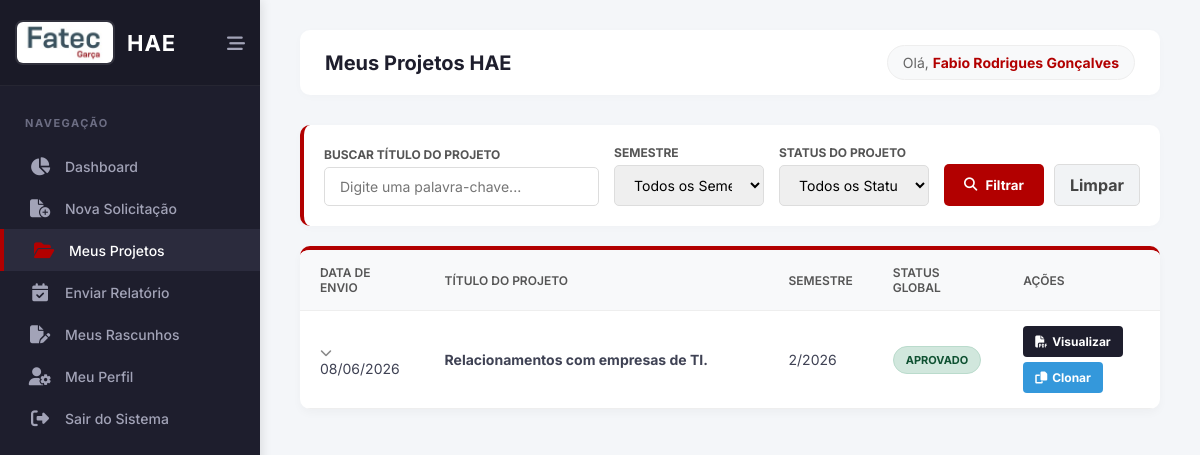
/meus_projetos.php (signed in), run on an earlier commit of the app's database.
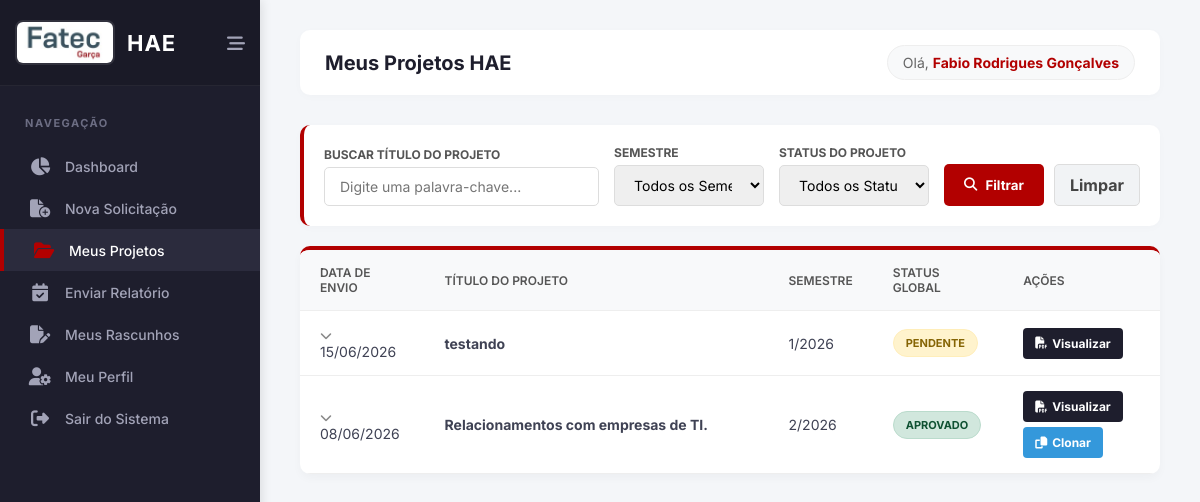
And on a later commit of the database.
### tables this page shows
CREATE TABLE `solicitacoes_hae` (
  `id` int(11) NOT NULL,
  `professor_id` int(11) NOT NULL,
  `coordenador_alvo_id` int(11) DEFAULT NULL,
  `coordenador_indicado_id` int(11) DEFAULT NULL,
  `coordenador_id` int(11) DEFAULT NULL,
  `diretor_id` int(11) DEFAULT NULL,
  `parecer_coordenador` text DEFAULT NULL,
  `data_aprovacao_coordenador` date DEFAULT NULL,
  `data_parecer_coordenador` date DEFAULT NULL,
  `semestre` varchar(10) NOT NULL,
  `quantidade_horas` int(11) NOT NULL,
  `horas_aprovadas` int(11) DEFAULT NULL,
  `titulo_projeto` varchar(150) NOT NULL,
  `projeto_anterior` tinyint(1) DEFAULT 0,
  `nome_projeto_anterior` varchar(150) DEFAULT NULL,
  `objetivos_escola` text DEFAULT NULL,
  `horas_aula` int(11) NOT NULL,
  `horas_atividade` int(11) NOT NULL,
  `horas_especificas` int(11) NOT NULL,
  `total_semanal` int(11) NOT NULL,
  `total_mensal` int(11) NOT NULL,
  `categoria` varchar(255) NOT NULL,
  `justificativa` text NOT NULL,
  `objetivo` text NOT NULL,
  `metodologia` text NOT NULL,
  `envolvidos` text NOT NULL,
  `recursos_necessarios` set('Financeiro','Físico','Humano') NOT NULL,
  `detalhamento_recursos` text DEFAULT NULL,
  `cronograma` text NOT NULL,
  `resultados_esperados` text NOT NULL,
  `status_aprovacao` enum('Pendente','Aprovado','Rejeitado') DEFAULT 'Pendente',
  `status_coordenador` varchar(20) DEFAULT 'Pendente',
  `status_diretor` varchar(20) DEFAULT 'Pendente',
  `parecer_diretor` text DEFAULT NULL,
  `data_aprovacao_diretor` date DEFAULT NULL,
  `assinatura_coordenador` varchar(255) DEFAULT NULL,
  `assinatura_diretor` varchar(255) DEFAULT NULL,
  `data_criacao` timestamp NOT NULL DEFAULT current_timestamp()
);

### meus_projetos.php (the view, shortened to what this page needs)
<?php
require 'config/conexao.php';
$usuario_id = $_SESSION['usuario_id'];
$filtro_busca = isset($_GET['busca']) ? trim($_GET['busca']) : '';
$filtro_status = isset($_GET['status_filtro']) ? trim($_GET['status_filtro']) : 'Todos';
$where = ["professor_id = ?"];
$params = [$usuario_id];
$sql_proj = "SELECT * FROM solicitacoes_hae WHERE " . implode(" AND ", $where) . " ORDER BY data_criacao DESC";
$stmt_proj = $pdo->prepare($sql_proj);
$stmt_proj->execute($params);
$projetos_total = $stmt_proj->fetchAll(PDO::FETCH_ASSOC);
$limite_por_pagina = 10;
$pagina_atual_pag = isset($_GET['pagina']) ? (int)$_GET['pagina'] : 1;
$offset = ($pagina_atual_pag - 1) * $limite_por_pagina;
$projetos = array_slice($projetos_total, $offset, $limite_por_pagina);
?>
<!DOCTYPE html>
<html lang="pt-BR">
<head>
    <link rel="stylesheet" href="assets/css/painel.css">
    <link rel="stylesheet" href="https://cdnjs.cloudflare.com/ajax/libs/font-awesome/6.4.0/css/all.min.css">
</head>
<body>
    <aside class="sidebar" id="sidebar">
        <div class="sidebar-header">
            <a href="painel.php" class="brand">
                <img src="img/cps_fatecgarca_logo.jfif" alt="Logo Fatec">
                <h2 class="brand-text">HAE</h2>
            </a>
            <button class="collapse-btn" id="collapse-btn" title="Minimizar Menu"><i class="fa-solid fa-bars-staggered"></i></button>
        </div>
        <nav class="menu">
            <div class="menu-title">Navegação</div>
            <ul>
                <li><a href="painel.php"><i class="fa-solid fa-chart-pie"></i> <span class="menu-text">Dashboard</span></a></li>
                <li><a href="nova_solicitacao.php"><i class="fa-solid fa-file-circle-plus"></i> <span class="menu-text">Nova Solicitação</span></a></li>
                <li><a href="meus_projetos.php" class="active"><i class="fa-solid fa-folder-open"></i> <span class="menu-text">Meus Projetos</span></a></li>
                <li><a href="enviar_relatorio.php"><i class="fa-solid fa-calendar-check"></i> <span class="menu-text">Enviar Relatório</span></a></li>
                <li><a href="meus_rascunhos.php"><i class="fa-solid fa-file-pen"></i> <span class="menu-text">Meus Rascunhos</span></a></li>
                <li><a href="perfil.php"><i class="fa-solid fa-user-gear"></i> <span class="menu-text">Meu Perfil</span></a></li>
                <li><a href="logout.php" class="logout-link"><i class="fa-solid fa-right-from-bracket"></i> <span class="menu-text">Sair do Sistema</span></a></li>
            </ul>
        </nav>
    </aside>
    <main class="main-content">
        <header class="header">
            <div class="header-top">
                <h1>Meus Projetos HAE</h1>
            </div>
            <div class="user-info">Olá, <strong><?php echo htmlspecialchars($_SESSION['usuario_nome']); ?></strong></div>
        </header>
        <form method="GET" class="filter-bar">
            <div class="filter-group" style="flex: 2;">
                <label>Buscar Título do Projeto</label>
                <input type="text" name="busca" placeholder="Digite uma palavra-chave..." value="<?php echo htmlspecialchars($filtro_busca); ?>">
            </div>
            <div class="filter-group">
                <label>Semestre</label>
                <select name="semestre">
                    <option value="Todos">Todos os Semestres</option>
                </select>
            </div>
            <div class="filter-group">
                <label>Status do Projeto</label>
                <select name="status_filtro">
                    <option value="Todos" <?php echo $filtro_status == 'Todos' ? 'selected' : ''; ?>>Todos os Status</option>
                </select>
            </div>
            <div style="display: flex; gap: 10px;">
                <button type="submit" class="btn-filtrar"><i class="fa-solid fa-magnifying-glass"></i> Filtrar</button>
                <a href="meus_projetos.php" class="btn-limpar">Limpar</a>
            </div>
        </form>
        <div class="card-table">
            <div style="overflow-x: auto;">
                <table>
                    <thead>
                        <tr>
                            <th>Data de Envio</th>
                            <th style="width: 40%;">Título do Projeto</th>
                            <th>Semestre</th>
                            <th>Status Global</th>
                            <th>Ações</th>
                        </tr>
                    </thead>
                    <tbody>
                        <?php if (count($projetos) > 0): ?>
                            <?php foreach ($projetos as $proj): ?>
                                <?php
                                    $badge_class = 'badge-pendente';
                                    if($proj['status_aprovacao'] == 'Aprovado') $badge_class = 'badge-aprovado';
                                ?>
                                <tr class="linha-mestra" id="mestra_<?php echo $proj['id']; ?>" onclick="toggleGaveta(<?php echo $proj['id']; ?>)">
                                    <td><i class="fa-solid fa-chevron-down icone-expandir"></i> <?php echo date('d/m/Y', strtotime($proj['data_criacao'])); ?></td>
                                    <td><strong><?php echo htmlspecialchars($proj['titulo_projeto']); ?></strong></td>
                                    <td><?php echo htmlspecialchars($proj['semestre']); ?></td>
                                    <td><span class="badge <?php echo $badge_class; ?>"><?php echo $proj['status_aprovacao']; ?></span></td>
                                    <td onclick="event.stopPropagation();">
                                        <div style="display: flex; gap: 5px; flex-wrap: wrap;">
                                            <a href="documento_hae.php?id=<?php echo $proj['id']; ?>" target="_blank" class="btn-action btn-pdf"><i class="fa-solid fa-file-pdf"></i> Visualizar</a>
                                            <?php if($proj['status_aprovacao'] == 'Aprovado'): ?>
                                                <a href="nova_solicitacao.php?clone_id=<?php echo $proj['id']; ?>" class="btn-action btn-clone" title="Copiar este projeto para um novo semestre"><i class="fa-solid fa-copy"></i> Clonar</a>
                                            <?php endif; ?>
                                        </div>
                                    </td>
                                </tr>
                            <?php endforeach; ?>
                        <?php else: ?>
                            <tr><td colspan="5" style="text-align:center; padding: 40px; color: #888;">Nenhum projeto encontrado com estes filtros.</td></tr>
                        <?php endif; ?>
                    </tbody>
                </table>
            </div>
        </div>
    </main>
</body>
</html>

### assets/CSS/painel.css (style rules this page uses)
:root { --fatec-red: #b20000; --fatec-red-hover: #8a0000; --sidebar-bg: #1e1e2d; --sidebar-bg-hover: #2b2b3d; --sidebar-color: #a2a3b7; --sidebar-active: #ffffff; --body-bg: #f4f6f9; --text-color: #3f4254; --sidebar-width: 260px; --sidebar-collapsed-width: 80px; }
* { margin: 0; padding: 0; box-sizing: border-box; font-family: 'Inter', sans-serif; }
body { background-color: var(--body-bg); color: var(--text-color); display: flex; min-height: 100vh; overflow-x: hidden; }
.sidebar { width: var(--sidebar-width); background-color: var(--sidebar-bg); color: var(--sidebar-color); height: 100vh; position: fixed; left: 0; top: 0; transition: all 0.3s cubic-bezier(0.25, 0.8, 0.25, 1); z-index: 1000; display: flex; flex-direction: column; box-shadow: 2px 0 10px rgba(0,0,0,0.1); }
.sidebar-header { padding: 20px 15px; background-color: #1a1a27; display: flex; flex-direction: row; align-items: center; justify-content: space-between; border-bottom: 1px solid rgba(255,255,255,0.05); min-height: 80px; }
.brand { display: flex; flex-direction: row; align-items: center; text-decoration: none; color: #fff; gap: 12px; }
.brand img { width: 100px; height: 45px; object-fit: cover; border-radius: 8px; border: 2px solid rgba(255, 255, 255, 0.1); transition: 0.3s; }
.brand-text { font-size: 22px; font-weight: 700; letter-spacing: 1px; color: var(--sidebar-active); transition: 0.3s; white-space: nowrap; }
.collapse-btn { position: static; background: transparent; border: none; color: var(--sidebar-color); font-size: 18px; cursor: pointer; transition: 0.3s; display: flex; align-items: center; }
.menu { flex: 1; overflow-y: auto; padding: 20px 0; }
.menu-title { padding: 10px 25px; font-size: 11px; text-transform: uppercase; letter-spacing: 1.5px; color: #6c6d83; font-weight: 700; margin-bottom: 5px; white-space: nowrap; }
.menu ul { list-style: none; }
.menu ul li a { display: flex; align-items: center; padding: 12px 25px; color: var(--sidebar-color); text-decoration: none; font-size: 14px; font-weight: 500; transition: 0.3s; white-space: nowrap; }
.menu ul li a i { font-size: 18px; width: 30px; text-align: center; margin-right: 10px; transition: 0.3s; }
.menu ul li a:hover, .menu ul li a.active { background-color: var(--sidebar-bg-hover); color: var(--sidebar-active); border-left: 4px solid var(--fatec-red); }
.menu ul li a:hover i, .menu ul li a.active i { color: var(--fatec-red); }
.main-content { flex: 1; margin-left: var(--sidebar-width); padding: 30px 40px; transition: all 0.3s cubic-bezier(0.25, 0.8, 0.25, 1); width: calc(100% - var(--sidebar-width)); }
.header { display: flex; justify-content: space-between; align-items: center; margin-bottom: 30px; background: #fff; padding: 15px 25px; border-radius: 10px; box-shadow: 0 2px 10px rgba(0,0,0,0.02); }
.header-top { display: flex; align-items: center; gap: 15px; }
.header-top h1 { font-size: 20px; color: #1e1e2d; font-weight: 700; margin: 0; }
.user-info { font-size: 14px; color: #666; background: #f8f9fa; padding: 8px 15px; border-radius: 20px; border: 1px solid #eee; }
.user-info strong { color: var(--fatec-red); }

What changed in the data, as far as the page shows it:
added solicitacoes_hae: data_criacao "15/06/2026", titulo_projeto "testando", semestre "1/2026", status_aprovacao "PENDENTE"
